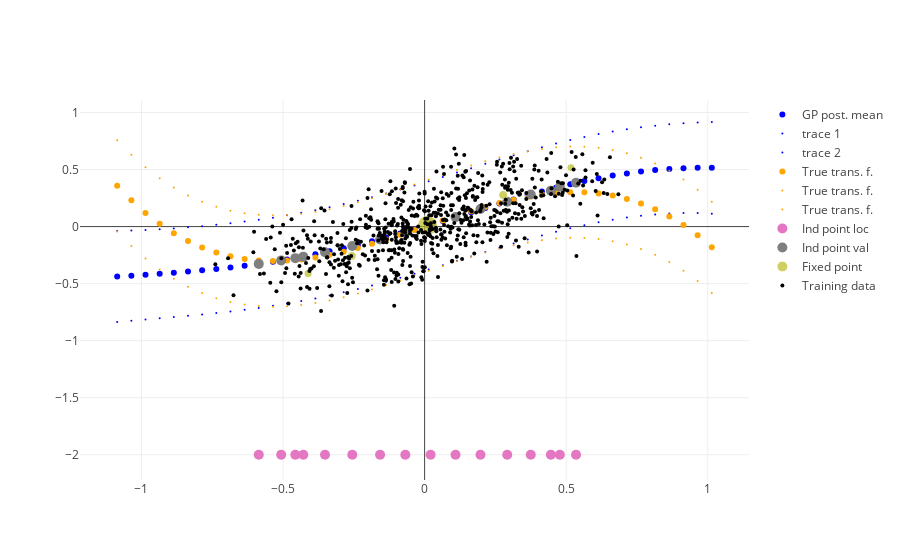

The cell this chart's notebook holds for it:
### Code cell
[y_train, x_train, bifurc_params,
 all_results, 
 init_paramvec, dict_ind, dict_shape, opt_params, 
 bnds, transforms] = curFit

paramvec = replace_params(all_results[-1].x, opt_params, init_paramvec)
paramdict = vec_to_params(paramvec, dict_ind, dict_shape, transforms)

fp_p_vals = fp_dynamic_threshold(curFit)
fp_size = fp_p_vals - np.min(fp_p_vals)
fp_size = fp_size/np.max(fp_size)
fp_size = np.squeeze(fp_size*16+4)
color_arr = np.array(['red', 'blue', 'black'])
color_choice = np.int32(np.squeeze(np.abs(paramdict['J'])>1.))


a = bifurc_callback_plot_external(all_results[-1].x, 
        opt_params, init_paramvec, transforms, dict_ind, dict_shape,
        bifurc_params, trainingData=y_train)


# We need the traces for training data, GP variances and fixed points

# Line1 - Training data (simply coordinates, do styling in latex)
save_csv("figure2_panel1_line1.csv", np.concatenate([a[-1].x[:,None],a[-1].y[:,None]],axis=1))

# Line2 - GP mean (simply coordinates, do styling in latex)
save_csv("figure2_panel1_line2.csv", np.concatenate([a[0].x[:,None],a[0].y[:,None]],axis=1))

# Line3 - GP +2STD (simply coordinates, do styling in latex)
save_csv("figure2_panel1_line3.csv", np.concatenate([a[1].x[:,None],a[1].y[:,None]],axis=1))

# Line4 - GP -2STD (simply coordinates, do styling in latex)
save_csv("figure2_panel1_line4.csv", np.concatenate([a[2].x[:,None],a[2].y[:,None]],axis=1))

# Line5 - Fixed point coordinates, sizes as 3rd column and (color as 4th column) # Python plot marker size: a[-2].marker.size[:,None]
save_csv("figure2_panel1_line5.csv", np.concatenate([a[-2].x[:,None],a[-2].y[:,None], fp_size[:,None], color_choice[:,None]],axis=1))
